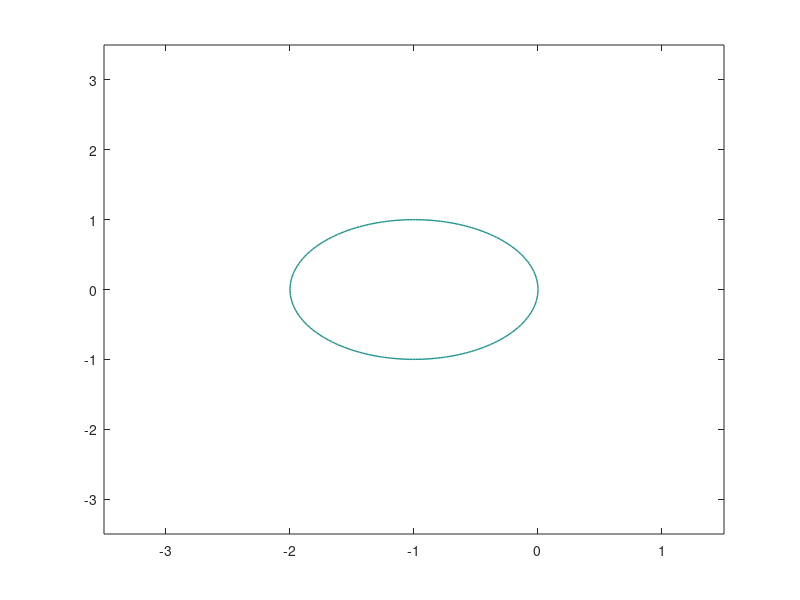

This figure's MATLAB source: (Note: this script raises an error after producing the figure.)
%Computation of the A-Stability Region of RK methods

% La frontiera della regione di stabilita' assoluta viene disegnata
% calcolando la funzione Psi(z), tale che x_{i+1}=Psi(z)x_i, in 
% punti z di un opportuno rettangolo del piano complesso, e 
% disegnando i punti z tali che |Psi(z)|=1

figure(1);
x=linspace(-3.5,1.5,200);
y=linspace(-3.5,3.5,200);
[X,Y]=meshgrid(x,y);
Z=X +Y*i;

% Metodo di Eulero
M=abs(1+Z);
[c,h]=contour(X,Y,M,[1,1]);
set(h,'linewidth',1,'edgecolor','g')

hold on
%Metodo di Heun
M=abs(1+Z/2.*(2+Z));
[c,h]=contour(X,Y,M,[1,1]);
set(h,'linewidth',1,'edgecolor','r')

%RK4
M=abs(1+Z.*(1+ Z.*(1/2+Z.*(1/6+Z/24))));
[c,h]=contour(X,Y,M,[1,1]);
set(h,'linewidth',1,'edgecolor','k')

%RKF4
M=abs(1+Z.*(1+Z/2.*(1+Z/3.*(1+Z/4.*(1+Z/(13/3))))));
[c,h]=contour(X,Y,M,[1,1]);
set(h,'linewidth',1,'edgecolor','b')

plot([-4 1.5],[0 0 ],'-b')
plot([0 0],[-3.5 3.5],'-b')
grid on
axis equal
title('Runge-Kutta A-Stability Regions')
legend('EE', 'HE','RK4','RKF4')


figure(2);
%Computation of the A-Stability Region of explicit Adams-Moulton metohds

% la matrice beta contiene, sulla riga k, i coefficienti beta_i del metodo
% a k passi, completati con zeri fino a 6
beta=zeros(6);
% metodo di eulero
beta(1,1)=1; 
% metodo a 2 passi
beta(2,1:2)=[3, -1]/2;
% metodo a 3 passi
beta(3,1:3)=[23, -16, 5]/12;
% metodo a 4 passi
beta(4,1:4)=[55, -59, 37, -9]/24;
% metodo a 5 passi
beta(5,1:5)=[1901, -2774, 2616, -1274, 251]/720;
% metodo a 6 passi
beta(6,1:6)=[4277, -7923, 9982, -7298, 2877, -475]/1440;

% La frontiera della regione di stabilita' assoluta viene disegnata
% disegnando i punti z=rho(om)/sigma(om), al variare di om sulla
% circonferenza unitaria, dove rho(.) e sigma(.) sono i 2 polinomi
% associati al LMM
r=[0:200];
om=cos(2*pi/200*r)+i*sin(2*pi/200*r);
z=(om-1)./(polyval([beta(1,1)],om));
plot(z,'r')
hold on
z=(om.^2-om)./(polyval([beta(2,1:2)],om));
plot(z,'g')
z=(om.^3-om.^2)./(polyval([beta(3,1:3)],om));
plot(z,'b')
z=(om.^4-om.^3)./(polyval([beta(4,1:4)],om));
plot(z,'k')
z=(om.^5-om.^4)./(polyval([beta(5,1:5)],om));
plot(z,'m')
%z=(om.^6-om.^5)./(polyval([beta(6,1:6)],om));
%plot(z,'c.')

grid on
axis equal
plot([-2.5 1.2],[0 0 ],'-k')
plot([0 0],[-2 2],'-k')

legend('k=1','k=2','k=3','k=4','k=5')
title('Metodi espliciti di Adams-Moulton, Stability Regions')